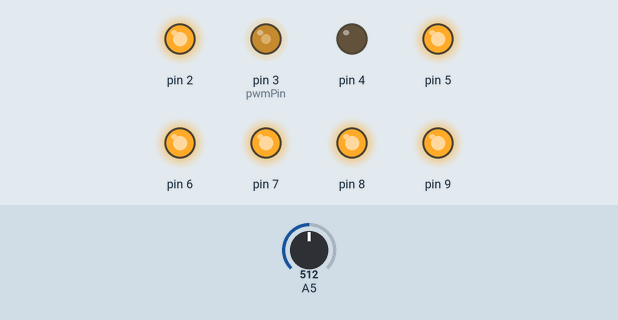
Recording of a sketch running on a simulated Arduino Uno, built with avr-gcc and run on an emulated ATmega328P. Parts: output pins drawn as LEDs (lit = HIGH). Inputs (shaded band) come from the test bench; at power-on: A5 = 512. What the sketch prints to the serial monitor is not drawn.

Above: at 1.2 s.
1.3 s: A5 set to 110
2.8 s: A5 set to 89
Timing chart, 0 to 5.8 s (numbered marks = the images above; inputs shaded):
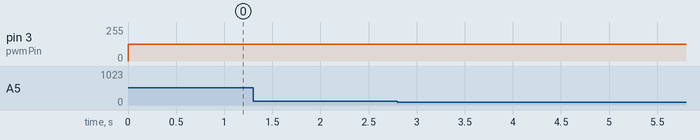

Measured:
- after the input at 1.3 s, every drawn part: stays the same
- after the input at 2.8 s, every drawn part: stays the same

The sketch:

sketch_jan08a.ino
```cpp
#include <PWM.h>
#define pwmPin 3

int32_t frequency1 = 100;
int32_t frequency2 = 2000;
int32_t frequency3 = 5000;
int32_t frequency4 = 10000;
int32_t frequency5 = 30000;
int32_t frequency6= 60000;
unsigned long timer = 0;


void setup() {
  pinMode(2, OUTPUT);
  digitalWrite(2, HIGH);

  pinMode(A5, INPUT);

  for(int i = 4; i<=9;i++){
    pinMode(i, OUTPUT);
    digitalWrite(i, HIGH);
  }

  InitTimersSafe();
  Serial.begin(9600);
  for(int i = 0; i < 10; i++)
    Serial.write('\n');
  analogReference(INTERNAL);
  Serial.println("Relay 1");
  timer = millis();
}

double pwmOut = 127.4;
int reading = 0;
int phase = 1;
bool frequencySet = false;

void loop() {
  if(!frequencySet) {
    SetPinFrequencySafe(pwmPin, phase);
    frequencySet = true;
  }
  relayOn(phase);
  if((millis() - timer) >= 60000) {
    phase++;
    frequencySet = false;
    resetRelays();
    timer = millis();
    Serial.print("RELAY ");
    Serial.println(phase);
  }

  pwmWrite(pwmPin, pwmOut);
  reading = analogRead(A5);
  Serial.print("Reading: ");
  Serial.println(reading);
}

void setFrequency(int frequency) {
  switch(frequency) {
    case 1:
      SetPinFrequencySafe(pwmPin, frequency1);
      break;
    case 2:
      SetPinFrequencySafe(pwmPin, frequency2);
      break;
    case 3:
      SetPinFrequencySafe(pwmPin, frequency3);
      break;
    case 4:
      SetPinFrequencySafe(pwmPin, frequency4);
      break;
    case 5:
      SetPinFrequencySafe(pwmPin, frequency5);
      break;
    case 6:
      SetPinFrequencySafe(pwmPin, frequency6);
      break;
  }
}

void resetRelays() {
  for(int i = 4; i <= 9; i++)
    digitalWrite(i, HIGH);
}

void relayOn(int relay) {
  switch(relay) {
    case 1:
    digitalWrite(4, LOW);
    break;
    case 2:
    digitalWrite(5, LOW);
    break;
    case 3:
    digitalWrite(6, LOW);
    break;
    case 4:
    digitalWrite(7, LOW);
    break;
    case 5:
    digitalWrite(8, LOW);
    break;
    case 6:
    digitalWrite(9, LOW);
    break;
  }
}

void relayOff(int relay) {
  switch(relay) {
    case 1:
    digitalWrite(4, HIGH);
    break;
    case 2:
    digitalWrite(5, HIGH);
    break;
    case 3:
    digitalWrite(6, HIGH);
    break;
    case 4:
    digitalWrite(7, HIGH);
    break;
    case 5:
    digitalWrite(8, HIGH);
    break;
    case 6:
    digitalWrite(9, HIGH);
    break;
  }
}
```
